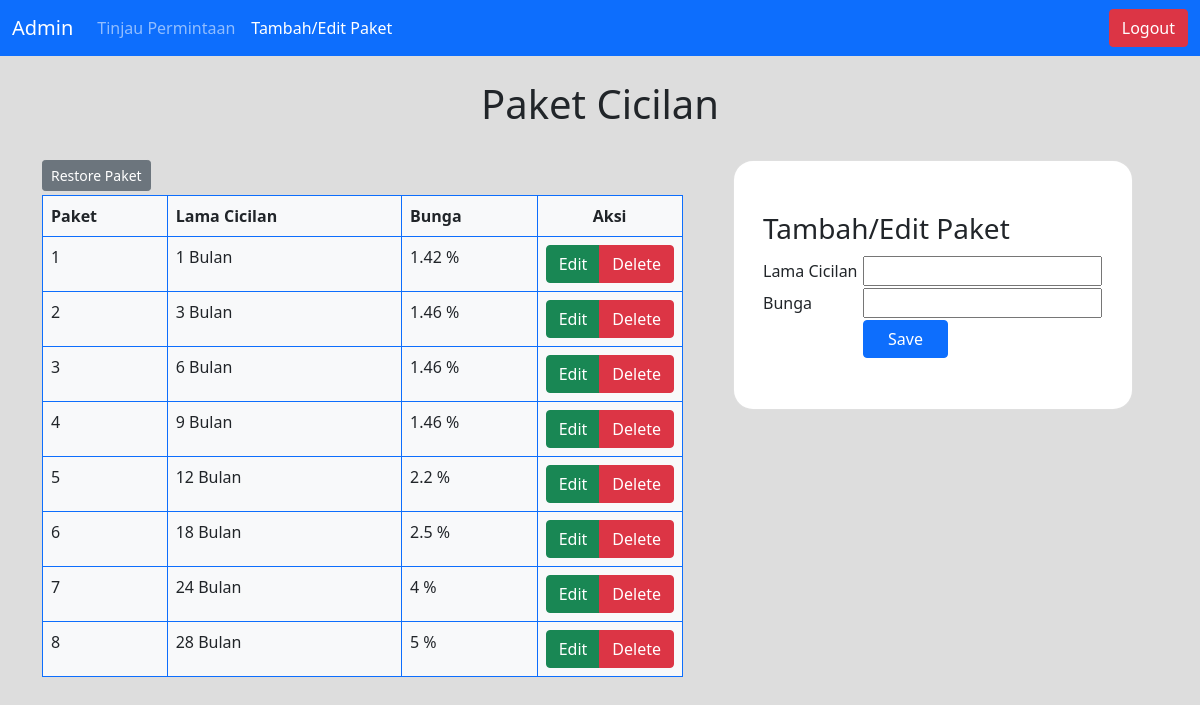
Screenshot of /paketCicilan.php (signed in) with the database file from the repository.
### tables this page shows
CREATE TABLE `cicilan` (
  `id_paket` int(10) NOT NULL,
  `lama_cicilan` int(2) NOT NULL,
  `bunga_cicilan` float NOT NULL,
  `is_delete` bit(1) NOT NULL DEFAULT b'0'
);

### edit.php (called while the page is built, shortened)
<?php
$cicilan = '';
$bunga = '';
$update = false;

### paketCicilan.php (the view, shortened to what this page needs)
<?php
include "config.php";
$paket_cicilan = mysqli_query($mysqli, "select * from cicilan where is_delete = 0");
?>
<!DOCTYPE html>
<html lang="en">
<head>
    <link href="https://cdn.jsdelivr.net/npm/bootstrap@5.1.3/dist/css/bootstrap.min.css" rel="stylesheet">
    <link rel="stylesheet" href="style.css">
</head>
<body>
    <nav class="navbar navbar-expand-lg navbar-dark bg-primary">
        <div class="container-fluid">
            <a class="navbar-brand" href="admin.php">Admin</a>
            <div class="collapse navbar-collapse" id="navbarSupportedContent">
                <ul class="navbar-nav me-auto mb-2 mb-lg-0">
                    <li class="nav-item">
                        <a class="nav-link" aria-current="page" href="admin.php">Tinjau Permintaan</a>
                    </li>
                    <li class="nav-item">
                        <a class="nav-link active" href="paketCicilan.php">Tambah/Edit Paket</a>
                    </li>
                </ul>
                <a class="ms-2 btn btn-danger" href="logout.php">Logout</a>
            </div>
        </div>
    </nav>
    <div class="container">
        <div class="row mt-4 mb-4">
            <h1 align="center">Paket Cicilan</h1>
        </div>
        <div class="row">
            <div class="col">
                <a class="btn btn-secondary btn-sm mb-1" href="restoreCicilan.php">Restore Paket</a>
                <table align="center" width="60%" class="table table-bordered border-primary bg-light">
                    <tr>
                        <th scope="col">Paket</th>
                        <th scope="col">Lama Cicilan</th>
                        <th scope="col">Bunga</th>
                        <th style="padding-left: 55px;">Aksi</th>
                    </tr>
                    <tr>
                        <?php
                        while ($item = mysqli_fetch_array($paket_cicilan)) {
                            echo "<tr>";
                            echo "<td>" . $item['id_paket'] . "</td>";
                            echo "<td>" . $item['lama_cicilan'] . " Bulan</td>";
                            echo "<td>" . $item['bunga_cicilan'] . " %</td>";
                            echo "<td style='width: 100px;'><div class='btn-group'><a class='btn btn-success' href='paketCicilan.php?edit=$item[id_paket]'>Edit</a><a onClick=\"javascript: return confirm('yakin ingin menghapus?');\" class='btn btn-danger' href='delete.php?delete=$item[id_paket]'>Delete</a></div></td>";
                            echo "</tr>";
                        }
                        ?>
                    </tr>
                </table>
            </div>
            <div class="col-5">
                <div class="card m-auto" style="height: 250px;">
                    <?php require_once 'edit.php' ?>
                    <form action="paketCicilan.php" method="post" class="m-auto">
                        <table align="center">
                            <tr>
                                <th colspan="2" height="40">
                                    <h3>Tambah/Edit Paket</h3>
                                </th>
                            </tr>
                            <tr>
                                <td width="100">Lama Cicilan</td>
                                <td>
                                    <input type="text" name="cicilan" value="<?php echo $cicilan ?>">
                                </td>
                            </tr>
                            <tr>
                                <td width="100">Bunga</td>
                                <td>
                                    <input type="text" name="bunga" value="<?php echo $bunga ?>">
                                </td>
                            </tr>
                            <tr>
                                <td></td>
                                <td>
                                    <?php if ($update == true) : ?>
                                        <input class="btn btn-primary ps-4 pe-4" type="submit" name="update" value="Update">
                                    <?php else : ?>
                                        <input class="btn btn-primary ps-4 pe-4" type="submit" name="save" value="Save">
                                    <?php endif; ?>
                                </td>
                            </tr>
                        </table>
                    </form>
                </div>
            </div>
        </div>
    </div>
</body>
</html>

### style.css (style rules this page uses)
body { background-color: #DDDDDD; }
.card { width: 400px; height: 200px; background-color: #fff; border-radius: 20px; }

### rows the page displays
cicilan: id_paket "1", lama_cicilan "1", bunga_cicilan "1.42"
cicilan: id_paket "2", lama_cicilan "3", bunga_cicilan "1.46"
cicilan: id_paket "3", lama_cicilan "6", bunga_cicilan "1.46"
cicilan: id_paket "4", lama_cicilan "9", bunga_cicilan "1.46"
cicilan: id_paket "5", lama_cicilan "12", bunga_cicilan "2.2"
cicilan: id_paket "6", lama_cicilan "18", bunga_cicilan "2.5"
cicilan: id_paket "7", lama_cicilan "24", bunga_cicilan "4"
cicilan: id_paket "8", lama_cicilan "28", bunga_cicilan "5"
